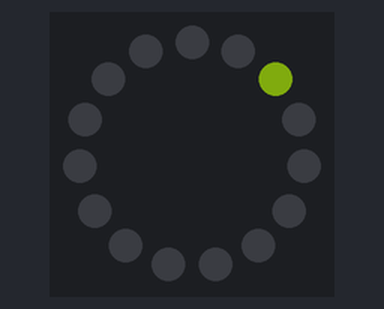
The program below on a simulated Raspberry Pi Pico running MicroPython. Parts: 15 RGB LEDs in a ring, first at the top, clockwise. Dim RGB values are drawn brighter than linear; random numbers come from a fixed seed.

Above: at 1.15 s.
At 5.74 s:
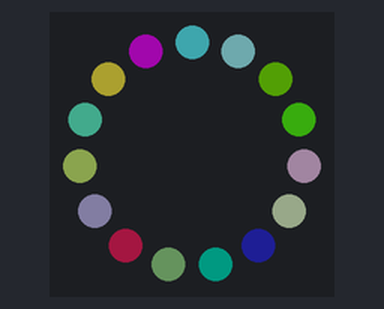
At 10.63 s:
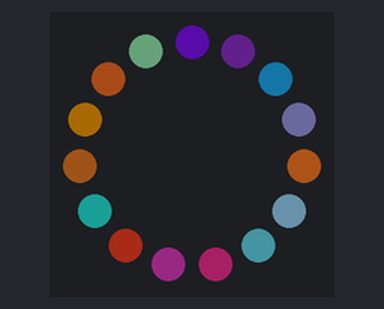
At 20.12 s:
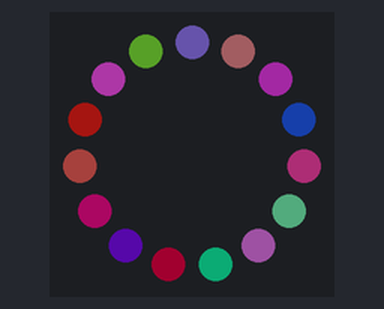
At 29.91 s:
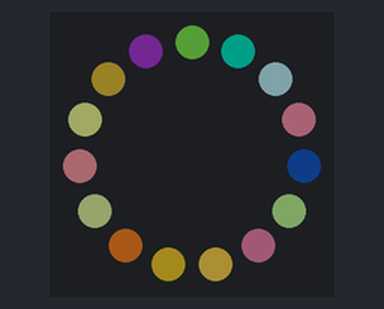
At 39.7 s:
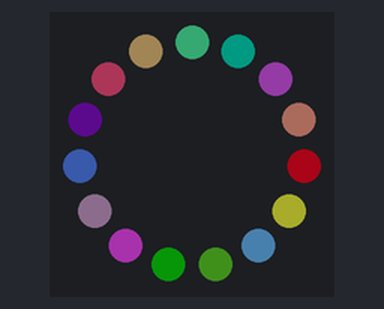

The program:

main.py
```python
# Christmas Lights
# Code to work with the 15 led string from the Pi Hut Let It Glow advent calendar kit.
# See https://thepihut.com/blogs/raspberry-pi-tutorials/let-it-glow-maker-advent-calendar-day-10-ultra-blinky for
# the instructions for the day using this LED string, and also
# https://thepihut.com/blogs/raspberry-pi-tutorials/let-it-glow-maker-advent-calendar-day-8-rainbow-ring where the basis
# for this code came from.

from machine import Pin
from neopixel import NeoPixel
import time
import random

# Define the strip GPIO Pin number (2) and number of LEDs (12)
# On this board, the GPIO pin numbers are silk-screened onto the PCB.
led_count = 15
ring = NeoPixel(Pin(2), led_count)

# Turn off all LEDs before program start
ring.fill((0,0,0))
ring.write()
time.sleep(1)

## Main program loop
try:
    while True:
        randomled = random.randint(0, led_count-1)
        ring[randomled] = (random.randint(0,50), random.randint(0,50), random.randint(0,50))
        ring.write()
        time.sleep(0.03)

except KeyboardInterrupt:
    # here you put any code you want to run before the program
    # exits when you press CTRL+C
    print("Caught KeybardInterput, terminating program.")

#except:
    # this catches ALL other exceptions including errors.
    # You won't get any error messages for debugging
    # so only use it once your code is working
#    print("Unhandled error occurred, terminating program.")

finally:
    print("Shutting down.")
    ring.fill((0,0,0))
    ring.write()
```
